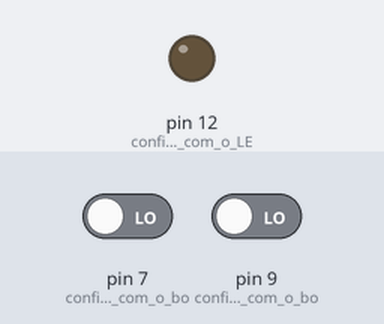
Bench run of a sketch on a simulated Arduino Uno, built with avr-gcc and run on an emulated ATmega328P. Parts: output pins drawn as LEDs (lit = HIGH). The inputs (shaded band) are chosen by the test bench; at power-on: pin 9 (configura_o_pino_com_o_bo) LOW, pin 7 (configura_o_pino_com_o_bo) LOW.

Above: at 1.2 s.
1.3 s: pin 9 (configura_o_pino_com_o_bo) driven HIGH
At 2.3 s:
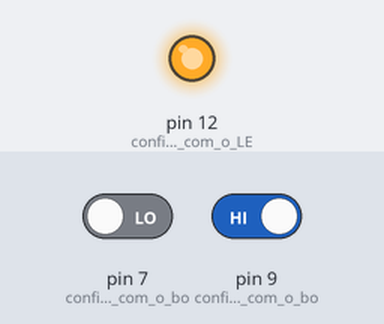
2.8 s: pin 7 (configura_o_pino_com_o_bo) driven HIGH
At 3.7 s:
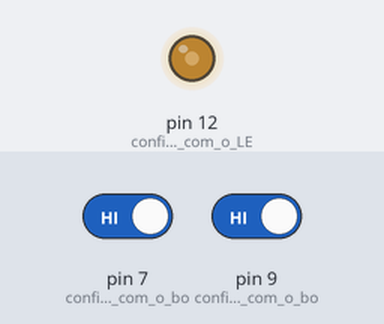
4.3 s: pin 7 (configura_o_pino_com_o_bo) driven LOW
At 5.5 s:
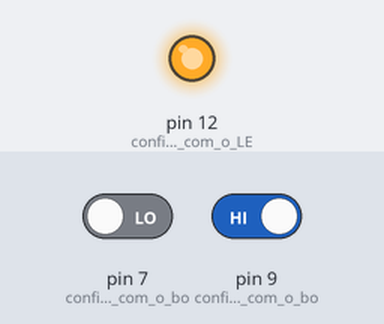
Timing chart, 0 to 7.3 s (numbered marks = the images above; inputs shaded):
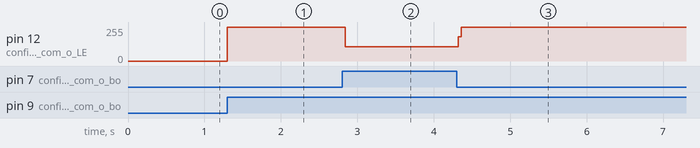

The sketch:

lendo_botao.ino
```cpp
/*
 * Lendo um botão
 * Acende LED qndo é pressionado e apaga quando o botão é solto
 */
void setup() {
  // put your setup code here, to run once:
  pinMode(9, INPUT); // configura o pino com o botão como entrada
  pinMode(7, INPUT); // configura o pino com o botão como entrada
  pinMode(12, OUTPUT); // configura o pino com o LED como saída
}

void loop() {
  // put your main code here, to run repeatedly:
  if (digitalRead(9) == HIGH){ // se o botão estiver pressionado
    digitalWrite(12, HIGH); // acende o LED
  }
  if (digitalRead(7) == HIGH){ // se o botão estiver pressionado
    digitalWrite(12, LOW); // acende o LED
  }
  /*
  else{
    digitalWrite(12, LOW);
  }
  */

}
```

Measured:
- after the input at 1.3 s, pin 12 (configura_o_pino_com_o_LE): 0/255 → 255/255 at once
- after the input at 2.8 s, pin 12 (configura_o_pino_com_o_LE): 255/255 → 107/255 at once
- after the input at 4.3 s, pin 12 (configura_o_pino_com_o_LE): 107/255 → 255/255 at once
